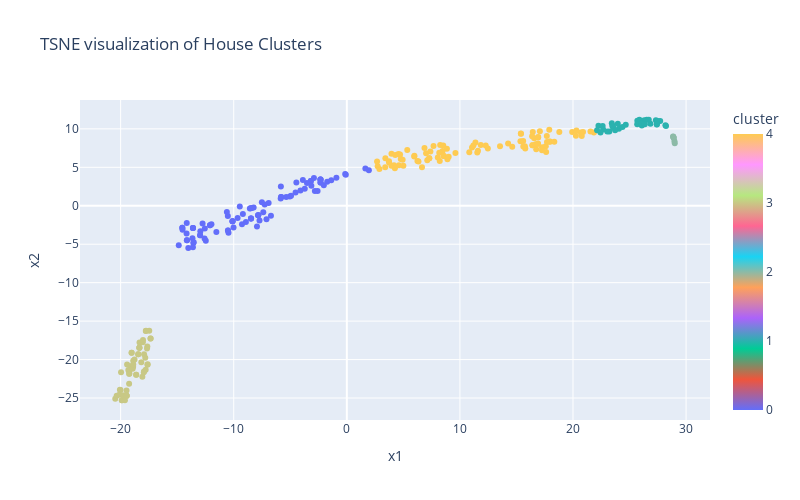

Here is the notebook cell this chart was saved with:
### Code cell
#XTSNEdf = pd.concat([pd.DataFrame(XTSNE),pd.DataFrame(Xkmeans),pd.DataFrame(y),pd.DataFrame(np.expm1(y))],axis=1)
XTSNEdf = pd.concat([pd.DataFrame(XTSNE),pd.DataFrame(Xkmeans),pd.DataFrame(y)],axis=1)
XTSNEdf.columns = ['x1','x2','cluster','price']
px.scatter(XTSNEdf,x='x1',y='x2',color='cluster',color_continuous_scale=px.colors.qualitative.Plotly,title="TSNE visualization of House Clusters",width=800,height=500)

### Figure 1 — Plotly figure (JSON) as saved in the notebook; plotly's stock layout.template omitted (floating-point values rounded to 4 significant figures; data arrays with more than 128 entries replaced by an {"elided": "..."} marker saying what was removed)
{"data": [{"hovertemplate": "x1=%{x}<br>x2=%{y}<br>cluster=%{marker.color}<extra></extra>", "legendgroup": "", "marker": {"color": {"elided": "277 int values"}, "coloraxis": "coloraxis", "symbol": "circle"}, "mode": "markers", "name": "", "orientation": "v", "showlegend": false, "type": "scatter", "x": {"elided": "277 float values"}, "xaxis": "x", "y": {"elided": "277 float values"}, "yaxis": "y"}], "layout": {"coloraxis": {"colorbar": {"title": {"text": "cluster"}}, "colorscale": [[0, "#636EFA"], [0.1111, "#EF553B"], [0.2222, "#00CC96"], [0.3333, "#AB63FA"], [0.4444, "#FFA15A"], [0.5556, "#19D3F3"], [0.6667, "#FF6692"], [0.7778, "#B6E880"], [0.8889, "#FF97FF"], [1, "#FECB52"]]}, "height": 500, "legend": {"tracegroupgap": 0}, "title": {"text": "TSNE visualization of House Clusters"}, "width": 800, "xaxis": {"anchor": "y", "domain": [0, 1], "title": {"text": "x1"}}, "yaxis": {"anchor": "x", "domain": [0, 1], "title": {"text": "x2"}}}}
